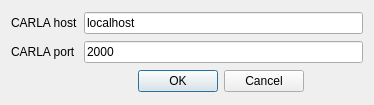
<?xml version="1.0" encoding="UTF-8"?>
<ui version="4.0">
 <class>Dialog</class>
 <widget class="QDialog" name="Dialog">
  <property name="geometry">
   <rect>
    <x>0</x>
    <y>0</y>
    <width>374</width>
    <height>105</height>
   </rect>
  </property>
  <property name="windowTitle">
   <string>Connect to CARLA</string>
  </property>
  <layout class="QGridLayout" name="gridLayout">
   <item row="2" column="1" colspan="2">
    <widget class="QLineEdit" name="port_selection">
     <property name="enabled">
      <bool>true</bool>
     </property>
     <property name="text">
      <string>2000</string>
     </property>
     <property name="cursorPosition">
      <number>1</number>
     </property>
     <property name="placeholderText">
      <string>2000</string>
     </property>
    </widget>
   </item>
   <item row="4" column="1">
    <widget class="QDialogButtonBox" name="buttonBox">
     <property name="orientation">
      <enum>Qt::Horizontal</enum>
     </property>
     <property name="standardButtons">
      <set>QDialogButtonBox::Cancel|QDialogButtonBox::Ok</set>
     </property>
     <property name="centerButtons">
      <bool>true</bool>
     </property>
    </widget>
   </item>
   <item row="0" column="0">
    <widget class="QLabel" name="host_selection_label">
     <property name="text">
      <string>CARLA host</string>
     </property>
    </widget>
   </item>
   <item row="2" column="0">
    <widget class="QLabel" name="port_selection_label">
     <property name="text">
      <string>CARLA port</string>
     </property>
    </widget>
   </item>
   <item row="0" column="1" colspan="2">
    <widget class="QLineEdit" name="host_selection">
     <property name="text">
      <string>localhost</string>
     </property>
     <property name="cursorPosition">
      <number>0</number>
     </property>
     <property name="placeholderText">
      <string>localhost</string>
     </property>
    </widget>
   </item>
  </layout>
 </widget>
 <resources/>
 <connections>
  <connection>
   <sender>buttonBox</sender>
   <signal>accepted()</signal>
   <receiver>Dialog</receiver>
   <slot>accept()</slot>
   <hints>
    <hint type="sourcelabel">
     <x>278</x>
     <y>190</y>
    </hint>
    <hint type="destinationlabel">
     <x>157</x>
     <y>169</y>
    </hint>
   </hints>
  </connection>
  <connection>
   <sender>buttonBox</sender>
   <signal>rejected()</signal>
   <receiver>Dialog</receiver>
   <slot>reject()</slot>
   <hints>
    <hint type="sourcelabel">
     <x>278</x>
     <y>190</y>
    </hint>
    <hint type="destinationlabel">
     <x>286</x>
     <y>169</y>
    </hint>
   </hints>
  </connection>
 </connections>
</ui>
